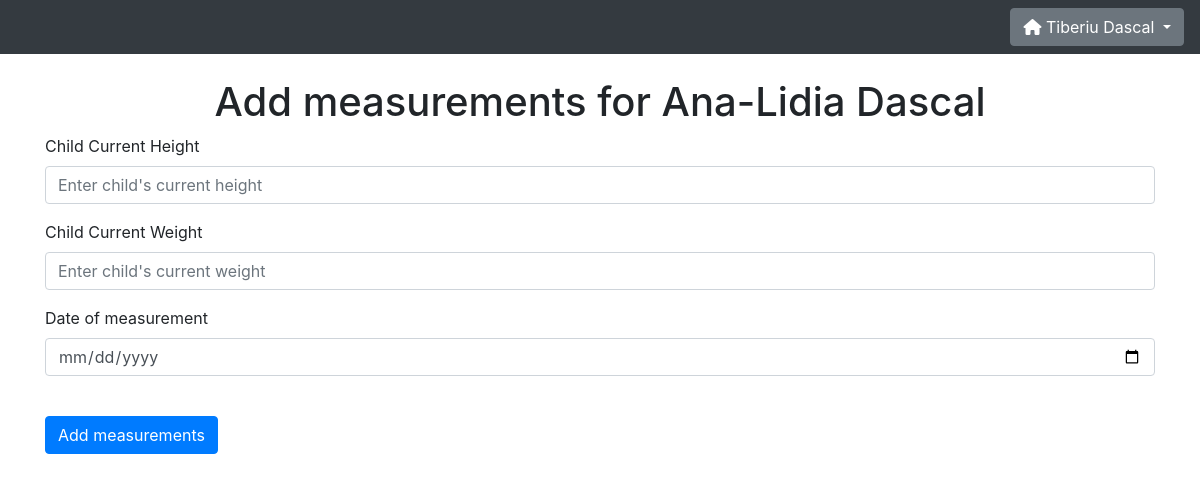
Page /add_measurements?child=2 (signed in) on the committed database.
### website/models.py (models this page shows)
class User(db.Model,UserMixin):
    id = db.Column(db.Integer, primary_key=True)
    u_name = db.Column(db.String(20), unique=True)
    u_fname = db.Column(db.String(50))
    u_lname = db.Column(db.String(50))
    u_email = db.Column(db.String(150), unique=True)
    u_password = db.Column(db.String(150))
    u_type = db.Column(db.String(5))
    u_date_created = db.Column(db.DateTime(timezone=True), default=func.now())
    u_last_login = db.Column(db.DateTime(timezone=True), default=func.now())
    kids = db.relationship('Child')

class Child(db.Model):
    id = db.Column(db.Integer, primary_key=True)
    c_first_name = db.Column(db.String(50))
    c_last_name = db.Column(db.String(50))
    c_birth_date = db.Column(db.Date())
    c_gender = db.Column(db.String(6))
    c_height = db.Column(db.Integer)
    c_weight = db.Column(db.Float(precision='3,2'))
    c_parent_id = db.Column(db.Integer, db.ForeignKey('user.id'))
    history = db.relationship('History')

### website/views.py (the view)
@views.route('/add_measurements', methods=['GET','POST'])
@login_required
def add_measurements():
    user = current_user
    child = Child.query.get(request.args.get('child'))
    if child == None:
        flash('Child does not exist', category='error')
        return redirect(url_for('views.home'))
    elif child.c_parent_id != user.id:
        flash('This child is not yours', category='error')
        return redirect(url_for('views.home'))
    else:
        if request.method == 'POST':
            child_height = request.form.get('child_height')
            child_weight = request.form.get('child_weight')
            date_created = request.form.get('date')
            if not child_height:
                flash('Child heigth need to be filled in!', category='error')
            elif not child_weight:
                flash('Child heigth need to be filled in!', category='error')
            elif not date_created:
                date_created = dt.datetime.now().date().strftime('%Y-%m-%d')
            elif (dt.datetime.now() - dt.datetime.strptime(str(date_created), "%Y-%m-%d")).days < 0:
                flash(f'Cannot add data for future dates! Today is {dt.datetime.now().date()} and you are trying to add data for {date_created}', category='error')
            else:
                date_created = dt.datetime.strptime(date_created, "%Y-%m-%d").date()
                week = abs((dt.datetime.strptime(str(child.c_birth_date), "%Y-%m-%d") - dt.datetime.strptime(str(date_created), "%Y-%m-%d")).days)
                week = (week // 7) + (week % 7 > 0)
                entry = History(week=week, child_height=int(child_height), child_weight=float(child_weight), date_created=date_created, child_id=child.id)
                db.session.add(entry)
                db.session.commit()
                flash('Measurements added successfully!', category='success')
                return redirect(url_for('views.home'))
    return render_template('add_measurements.html', user=user, child=child)

### website/__init__.py (called while the page is built)
def create_app():
    app = Flask(__name__)
    app.config['SECRET_KEY'] = 'mySuperSecretKey'
    app.config['SQLALCHEMY_DATABASE_URI'] = f'sqlite:///../DB/{DB_NAME}'
    app.config['SQLALCHEMY_TRACK_MODIFICATIONS'] = False
    db.init_app(app)
    from .views import views
    from .auth import auth
    app.register_blueprint(views, url_prefix='/')
    app.register_blueprint(auth, url_prefix='/')
    from .models import User, Child, History
    create_database(app)
    login_manager = LoginManager()
    login_manager.login_view = 'auth.login'
    login_manager.init_app(app)
    @login_manager.user_loader
    def load_user(id):
        return User.query.get(int(id))
    return app

### website/templates/add_measurements.html
{% extends "base.html" %}{% block title %}Home{% endblock %}
{% block content %}
<h1 align="center">Add measurements for {{ child.c_first_name + " " + child.c_last_name }}</h1>
<form method="POST">
    <div class="form-group">
        <label for="child_height">Child Current Height</label>
        <input type="text" class="form-control" id="child_height" name="child_height" placeholder="Enter child's current height" />
    </div>
    <div class="form-group">
        <label for="child_weight">Child Current Weight</label>
        <input type="text" class="form-control" id="child_weight" name="child_weight" placeholder="Enter child's current weight" />
    </div>
    <div class="form-group">
        <label for="date">Date of measurement</label>
        <input type="date" class="form-control" id="date" name="date" placeholder="" />
    </div>
    <br/>
    <button type="submit" class="btn btn-primary">Add measurements</button>
</form>
{% endblock %}

### website/templates/base.html (shortened to what this page needs)
<!DOCTYPE html>
<html>
    <head>
        <link
            rel="stylesheet"
            href="https://stackpath.bootstrapcdn.com/bootstrap/4.4.1/css/bootstrap.min.css"
        />
        <link
            rel="stylesheet"
            href="https://stackpath.bootstrapcdn.com/font-awesome/4.7.0/css/font-awesome.min.css"
        />
        <link
            href="http://cdn.bokeh.org/bokeh/release/bokeh-2.0.1.min.css"
            rel="stylesheet" type="text/css"
        />
        <link rel="stylesheet" href="https://stackpath.bootstrapcdn.com/bootstrap/4.1.3/css/bootstrap.min.css">
    </head>
    <body>
        <nav class="navbar navbar-expand-lg navbar-dark bg-dark">
            <div class="collapse navbar-collapse justify-content-end" id="navbar">
                <div class="navbar-nav">
                    {% if user.is_authenticated %}
                    <ul class="navbar-nav">
                        <div class="dropdown">
                            <button class="btn btn-secondary dropdown-toggle" type="button" id="dropdownMenu2" data-toggle="dropdown" aria-haspopup="true" aria-expanded="false">
                                <span><i class="fas fa-home"></i></span> {{ user.u_fname + " " + user.u_lname }}
                            </button>
                        </div>
                    </ul>
                    {% endif %}
                </div>
            </div>
        </nav>
        <br />
        <div class="container">
            {% block content %}
            {% endblock %}
        </div>
    </body>
</html>

### rows in the picture
User: u_fname+u_lname "Tiberiu Dascal"
Child: c_first_name+c_last_name "Ana-Lidia Dascal"
